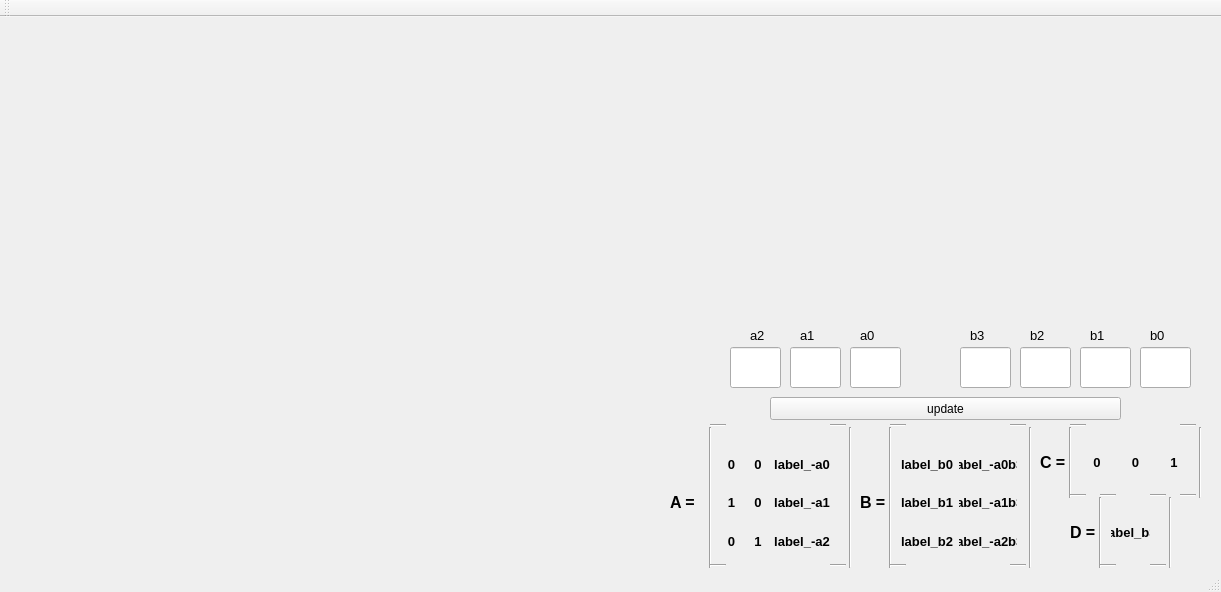
<?xml version="1.0" encoding="UTF-8"?>
<ui version="4.0">
 <class>MainWindow</class>
 <widget class="QMainWindow" name="MainWindow">
  <property name="geometry">
   <rect>
    <x>0</x>
    <y>0</y>
    <width>1221</width>
    <height>592</height>
   </rect>
  </property>
  <property name="windowTitle">
   <string>MMM projekt Mikulski - Kuraż</string>
  </property>
  <widget class="QWidget" name="centralWidget">
   <widget class="QPushButton" name="update_model_stanowy">
    <property name="geometry">
     <rect>
      <x>770</x>
      <y>380</y>
      <width>351</width>
      <height>23</height>
     </rect>
    </property>
    <property name="cursor">
     <cursorShape>PointingHandCursor</cursorShape>
    </property>
    <property name="text">
     <string>update</string>
    </property>
   </widget>
   <widget class="QWidget" name="gridLayoutWidget">
    <property name="geometry">
     <rect>
      <x>710</x>
      <y>420</y>
      <width>131</width>
      <height>131</height>
     </rect>
    </property>
    <layout class="QGridLayout" name="gridLayout">
     <item row="0" column="1">
      <widget class="QLabel" name="label_11">
       <property name="font">
        <font>
         <pointsize>10</pointsize>
         <weight>75</weight>
         <bold>true</bold>
        </font>
       </property>
       <property name="text">
        <string>0</string>
       </property>
       <property name="alignment">
        <set>Qt::AlignCenter</set>
       </property>
      </widget>
     </item>
     <item row="2" column="0">
      <widget class="QLabel" name="label_10">
       <property name="font">
        <font>
         <pointsize>10</pointsize>
         <weight>75</weight>
         <bold>true</bold>
        </font>
       </property>
       <property name="text">
        <string>0</string>
       </property>
       <property name="alignment">
        <set>Qt::AlignCenter</set>
       </property>
      </widget>
     </item>
     <item row="2" column="1">
      <widget class="QLabel" name="label_13">
       <property name="font">
        <font>
         <pointsize>10</pointsize>
         <weight>75</weight>
         <bold>true</bold>
        </font>
       </property>
       <property name="text">
        <string>1</string>
       </property>
       <property name="alignment">
        <set>Qt::AlignCenter</set>
       </property>
      </widget>
     </item>
     <item row="0" column="0">
      <widget class="QLabel" name="label_8">
       <property name="font">
        <font>
         <pointsize>10</pointsize>
         <weight>75</weight>
         <bold>true</bold>
        </font>
       </property>
       <property name="text">
        <string>0</string>
       </property>
       <property name="alignment">
        <set>Qt::AlignCenter</set>
       </property>
      </widget>
     </item>
     <item row="1" column="0">
      <widget class="QLabel" name="label_9">
       <property name="font">
        <font>
         <pointsize>10</pointsize>
         <weight>75</weight>
         <bold>true</bold>
        </font>
       </property>
       <property name="text">
        <string>1</string>
       </property>
       <property name="alignment">
        <set>Qt::AlignCenter</set>
       </property>
      </widget>
     </item>
     <item row="1" column="1">
      <widget class="QLabel" name="label_12">
       <property name="font">
        <font>
         <pointsize>10</pointsize>
         <weight>75</weight>
         <bold>true</bold>
        </font>
       </property>
       <property name="text">
        <string>0</string>
       </property>
       <property name="alignment">
        <set>Qt::AlignCenter</set>
       </property>
      </widget>
     </item>
     <item row="0" column="2">
      <widget class="QLabel" name="label_a0">
       <property name="font">
        <font>
         <pointsize>10</pointsize>
         <weight>75</weight>
         <bold>true</bold>
        </font>
       </property>
       <property name="text">
        <string>label_-a0</string>
       </property>
       <property name="alignment">
        <set>Qt::AlignCenter</set>
       </property>
      </widget>
     </item>
     <item row="1" column="2">
      <widget class="QLabel" name="label_a1">
       <property name="font">
        <font>
         <pointsize>10</pointsize>
         <weight>75</weight>
         <bold>true</bold>
        </font>
       </property>
       <property name="text">
        <string>label_-a1</string>
       </property>
       <property name="alignment">
        <set>Qt::AlignCenter</set>
       </property>
      </widget>
     </item>
     <item row="2" column="2">
      <widget class="QLabel" name="label_a2">
       <property name="font">
        <font>
         <pointsize>10</pointsize>
         <weight>75</weight>
         <bold>true</bold>
        </font>
       </property>
       <property name="text">
        <string>label_-a2</string>
       </property>
       <property name="alignment">
        <set>Qt::AlignCenter</set>
       </property>
      </widget>
     </item>
    </layout>
   </widget>
   <widget class="QLabel" name="label">
    <property name="geometry">
     <rect>
      <x>670</x>
      <y>470</y>
      <width>31</width>
      <height>31</height>
     </rect>
    </property>
    <property name="font">
     <font>
      <pointsize>12</pointsize>
      <weight>75</weight>
      <bold>true</bold>
     </font>
    </property>
    <property name="text">
     <string>A =</string>
    </property>
   </widget>
   <widget class="QLabel" name="label_2">
    <property name="geometry">
     <rect>
      <x>860</x>
      <y>470</y>
      <width>31</width>
      <height>31</height>
     </rect>
    </property>
    <property name="font">
     <font>
      <pointsize>12</pointsize>
      <weight>75</weight>
      <bold>true</bold>
     </font>
    </property>
    <property name="text">
     <string>B =</string>
    </property>
   </widget>
   <widget class="QLabel" name="label_3">
    <property name="geometry">
     <rect>
      <x>1040</x>
      <y>430</y>
      <width>31</width>
      <height>31</height>
     </rect>
    </property>
    <property name="font">
     <font>
      <pointsize>12</pointsize>
      <weight>75</weight>
      <bold>true</bold>
     </font>
    </property>
    <property name="text">
     <string>C =</string>
    </property>
   </widget>
   <widget class="QWidget" name="gridLayoutWidget_2">
    <property name="geometry">
     <rect>
      <x>1070</x>
      <y>420</y>
      <width>131</width>
      <height>51</height>
     </rect>
    </property>
    <layout class="QGridLayout" name="gridLayout_2">
     <item row="0" column="2">
      <widget class="QLabel" name="label_5">
       <property name="font">
        <font>
         <pointsize>10</pointsize>
         <weight>75</weight>
         <bold>true</bold>
        </font>
       </property>
       <property name="text">
        <string>0</string>
       </property>
       <property name="alignment">
        <set>Qt::AlignCenter</set>
       </property>
      </widget>
     </item>
     <item row="0" column="3">
      <widget class="QLabel" name="label_6">
       <property name="font">
        <font>
         <pointsize>10</pointsize>
         <weight>75</weight>
         <bold>true</bold>
        </font>
       </property>
       <property name="text">
        <string>1</string>
       </property>
       <property name="alignment">
        <set>Qt::AlignCenter</set>
       </property>
      </widget>
     </item>
     <item row="0" column="1">
      <widget class="QLabel" name="label_4">
       <property name="font">
        <font>
         <pointsize>10</pointsize>
         <weight>75</weight>
         <bold>true</bold>
        </font>
       </property>
       <property name="text">
        <string>0</string>
       </property>
       <property name="alignment">
        <set>Qt::AlignCenter</set>
       </property>
      </widget>
     </item>
    </layout>
   </widget>
   <widget class="QLabel" name="label_7">
    <property name="geometry">
     <rect>
      <x>1070</x>
      <y>500</y>
      <width>31</width>
      <height>31</height>
     </rect>
    </property>
    <property name="font">
     <font>
      <pointsize>12</pointsize>
      <weight>75</weight>
      <bold>true</bold>
     </font>
    </property>
    <property name="text">
     <string>D =</string>
    </property>
   </widget>
   <widget class="QWidget" name="gridLayoutWidget_3">
    <property name="geometry">
     <rect>
      <x>1100</x>
      <y>490</y>
      <width>61</width>
      <height>51</height>
     </rect>
    </property>
    <layout class="QGridLayout" name="gridLayout_3">
     <item row="0" column="0">
      <widget class="QLabel" name="label_b3">
       <property name="font">
        <font>
         <pointsize>10</pointsize>
         <weight>75</weight>
         <bold>true</bold>
        </font>
       </property>
       <property name="text">
        <string>label_b3</string>
       </property>
       <property name="alignment">
        <set>Qt::AlignCenter</set>
       </property>
      </widget>
     </item>
    </layout>
   </widget>
   <widget class="QWidget" name="gridLayoutWidget_4">
    <property name="geometry">
     <rect>
      <x>890</x>
      <y>420</y>
      <width>138</width>
      <height>131</height>
     </rect>
    </property>
    <layout class="QGridLayout" name="gridLayout_4">
     <item row="1" column="0">
      <widget class="QLabel" name="label_b1">
       <property name="font">
        <font>
         <pointsize>10</pointsize>
         <weight>75</weight>
         <bold>true</bold>
        </font>
       </property>
       <property name="text">
        <string>label_b1</string>
       </property>
       <property name="alignment">
        <set>Qt::AlignCenter</set>
       </property>
      </widget>
     </item>
     <item row="0" column="0">
      <widget class="QLabel" name="label_b0">
       <property name="font">
        <font>
         <pointsize>10</pointsize>
         <weight>75</weight>
         <bold>true</bold>
        </font>
       </property>
       <property name="text">
        <string>label_b0</string>
       </property>
       <property name="alignment">
        <set>Qt::AlignCenter</set>
       </property>
      </widget>
     </item>
     <item row="2" column="0">
      <widget class="QLabel" name="label_b2">
       <property name="font">
        <font>
         <pointsize>10</pointsize>
         <weight>75</weight>
         <bold>true</bold>
        </font>
       </property>
       <property name="text">
        <string>label_b2</string>
       </property>
       <property name="alignment">
        <set>Qt::AlignCenter</set>
       </property>
      </widget>
     </item>
     <item row="0" column="1">
      <widget class="QLabel" name="label_a0b3">
       <property name="font">
        <font>
         <pointsize>10</pointsize>
         <weight>75</weight>
         <bold>true</bold>
        </font>
       </property>
       <property name="text">
        <string>label_-a0b3</string>
       </property>
       <property name="alignment">
        <set>Qt::AlignCenter</set>
       </property>
      </widget>
     </item>
     <item row="1" column="1">
      <widget class="QLabel" name="label_a1b3">
       <property name="font">
        <font>
         <pointsize>10</pointsize>
         <weight>75</weight>
         <bold>true</bold>
        </font>
       </property>
       <property name="text">
        <string>label_-a1b3</string>
       </property>
       <property name="alignment">
        <set>Qt::AlignCenter</set>
       </property>
      </widget>
     </item>
     <item row="2" column="1">
      <widget class="QLabel" name="label_a2b3">
       <property name="font">
        <font>
         <pointsize>10</pointsize>
         <weight>75</weight>
         <bold>true</bold>
        </font>
       </property>
       <property name="text">
        <string>label_-a2b3</string>
       </property>
       <property name="alignment">
        <set>Qt::AlignCenter</set>
       </property>
      </widget>
     </item>
    </layout>
   </widget>
   <widget class="Line" name="line">
    <property name="geometry">
     <rect>
      <x>700</x>
      <y>410</y>
      <width>21</width>
      <height>141</height>
     </rect>
    </property>
    <property name="font">
     <font>
      <weight>75</weight>
      <bold>true</bold>
     </font>
    </property>
    <property name="orientation">
     <enum>Qt::Vertical</enum>
    </property>
   </widget>
   <widget class="Line" name="line_2">
    <property name="geometry">
     <rect>
      <x>840</x>
      <y>410</y>
      <width>21</width>
      <height>141</height>
     </rect>
    </property>
    <property name="font">
     <font>
      <weight>75</weight>
      <bold>true</bold>
     </font>
    </property>
    <property name="orientation">
     <enum>Qt::Vertical</enum>
    </property>
   </widget>
   <widget class="Line" name="line_3">
    <property name="geometry">
     <rect>
      <x>880</x>
      <y>410</y>
      <width>21</width>
      <height>141</height>
     </rect>
    </property>
    <property name="font">
     <font>
      <weight>75</weight>
      <bold>true</bold>
     </font>
    </property>
    <property name="orientation">
     <enum>Qt::Vertical</enum>
    </property>
   </widget>
   <widget class="Line" name="line_4">
    <property name="geometry">
     <rect>
      <x>1020</x>
      <y>410</y>
      <width>21</width>
      <height>141</height>
     </rect>
    </property>
    <property name="font">
     <font>
      <weight>75</weight>
      <bold>true</bold>
     </font>
    </property>
    <property name="orientation">
     <enum>Qt::Vertical</enum>
    </property>
   </widget>
   <widget class="Line" name="line_5">
    <property name="geometry">
     <rect>
      <x>1060</x>
      <y>410</y>
      <width>21</width>
      <height>71</height>
     </rect>
    </property>
    <property name="font">
     <font>
      <weight>75</weight>
      <bold>true</bold>
     </font>
    </property>
    <property name="orientation">
     <enum>Qt::Vertical</enum>
    </property>
   </widget>
   <widget class="Line" name="line_6">
    <property name="geometry">
     <rect>
      <x>1190</x>
      <y>410</y>
      <width>21</width>
      <height>71</height>
     </rect>
    </property>
    <property name="font">
     <font>
      <weight>75</weight>
      <bold>true</bold>
     </font>
    </property>
    <property name="orientation">
     <enum>Qt::Vertical</enum>
    </property>
   </widget>
   <widget class="Line" name="line_7">
    <property name="geometry">
     <rect>
      <x>1090</x>
      <y>480</y>
      <width>21</width>
      <height>71</height>
     </rect>
    </property>
    <property name="font">
     <font>
      <weight>75</weight>
      <bold>true</bold>
     </font>
    </property>
    <property name="orientation">
     <enum>Qt::Vertical</enum>
    </property>
   </widget>
   <widget class="Line" name="line_8">
    <property name="geometry">
     <rect>
      <x>1160</x>
      <y>480</y>
      <width>21</width>
      <height>71</height>
     </rect>
    </property>
    <property name="font">
     <font>
      <weight>75</weight>
      <bold>true</bold>
     </font>
    </property>
    <property name="orientation">
     <enum>Qt::Vertical</enum>
    </property>
   </widget>
   <widget class="Line" name="line_9">
    <property name="geometry">
     <rect>
      <x>710</x>
      <y>400</y>
      <width>16</width>
      <height>16</height>
     </rect>
    </property>
    <property name="orientation">
     <enum>Qt::Horizontal</enum>
    </property>
   </widget>
   <widget class="Line" name="line_10">
    <property name="geometry">
     <rect>
      <x>710</x>
      <y>540</y>
      <width>16</width>
      <height>16</height>
     </rect>
    </property>
    <property name="orientation">
     <enum>Qt::Horizontal</enum>
    </property>
   </widget>
   <widget class="Line" name="line_11">
    <property name="geometry">
     <rect>
      <x>830</x>
      <y>400</y>
      <width>16</width>
      <height>16</height>
     </rect>
    </property>
    <property name="orientation">
     <enum>Qt::Horizontal</enum>
    </property>
   </widget>
   <widget class="Line" name="line_12">
    <property name="geometry">
     <rect>
      <x>830</x>
      <y>540</y>
      <width>16</width>
      <height>16</height>
     </rect>
    </property>
    <property name="orientation">
     <enum>Qt::Horizontal</enum>
    </property>
   </widget>
   <widget class="Line" name="line_13">
    <property name="geometry">
     <rect>
      <x>890</x>
      <y>400</y>
      <width>16</width>
      <height>16</height>
     </rect>
    </property>
    <property name="orientation">
     <enum>Qt::Horizontal</enum>
    </property>
   </widget>
   <widget class="Line" name="line_14">
    <property name="geometry">
     <rect>
      <x>890</x>
      <y>540</y>
      <width>16</width>
      <height>16</height>
     </rect>
    </property>
    <property name="orientation">
     <enum>Qt::Horizontal</enum>
    </property>
   </widget>
   <widget class="Line" name="line_15">
    <property name="geometry">
     <rect>
      <x>1010</x>
      <y>400</y>
      <width>16</width>
      <height>16</height>
     </rect>
    </property>
    <property name="orientation">
     <enum>Qt::Horizontal</enum>
    </property>
   </widget>
   <widget class="Line" name="line_16">
    <property name="geometry">
     <rect>
      <x>1010</x>
      <y>540</y>
      <width>16</width>
      <height>16</height>
     </rect>
    </property>
    <property name="orientation">
     <enum>Qt::Horizontal</enum>
    </property>
   </widget>
   <widget class="Line" name="line_17">
    <property name="geometry">
     <rect>
      <x>1070</x>
      <y>400</y>
      <width>16</width>
      <height>16</height>
     </rect>
    </property>
    <property name="orientation">
     <enum>Qt::Horizontal</enum>
    </property>
   </widget>
   <widget class="Line" name="line_18">
    <property name="geometry">
     <rect>
      <x>1070</x>
      <y>470</y>
      <width>16</width>
      <height>16</height>
     </rect>
    </property>
    <property name="orientation">
     <enum>Qt::Horizontal</enum>
    </property>
   </widget>
   <widget class="Line" name="line_19">
    <property name="geometry">
     <rect>
      <x>1180</x>
      <y>400</y>
      <width>16</width>
      <height>16</height>
     </rect>
    </property>
    <property name="orientation">
     <enum>Qt::Horizontal</enum>
    </property>
   </widget>
   <widget class="Line" name="line_20">
    <property name="geometry">
     <rect>
      <x>1180</x>
      <y>470</y>
      <width>16</width>
      <height>16</height>
     </rect>
    </property>
    <property name="orientation">
     <enum>Qt::Horizontal</enum>
    </property>
   </widget>
   <widget class="Line" name="line_21">
    <property name="geometry">
     <rect>
      <x>1100</x>
      <y>470</y>
      <width>16</width>
      <height>16</height>
     </rect>
    </property>
    <property name="orientation">
     <enum>Qt::Horizontal</enum>
    </property>
   </widget>
   <widget class="Line" name="line_22">
    <property name="geometry">
     <rect>
      <x>1150</x>
      <y>470</y>
      <width>16</width>
      <height>16</height>
     </rect>
    </property>
    <property name="orientation">
     <enum>Qt::Horizontal</enum>
    </property>
   </widget>
   <widget class="Line" name="line_23">
    <property name="geometry">
     <rect>
      <x>1100</x>
      <y>540</y>
      <width>16</width>
      <height>16</height>
     </rect>
    </property>
    <property name="orientation">
     <enum>Qt::Horizontal</enum>
    </property>
   </widget>
   <widget class="Line" name="line_24">
    <property name="geometry">
     <rect>
      <x>1150</x>
      <y>540</y>
      <width>16</width>
      <height>16</height>
     </rect>
    </property>
    <property name="orientation">
     <enum>Qt::Horizontal</enum>
    </property>
   </widget>
   <widget class="QLabel" name="label_14">
    <property name="geometry">
     <rect>
      <x>860</x>
      <y>310</y>
      <width>21</width>
      <height>16</height>
     </rect>
    </property>
    <property name="font">
     <font>
      <pointsize>10</pointsize>
     </font>
    </property>
    <property name="text">
     <string>a0</string>
    </property>
   </widget>
   <widget class="QLabel" name="label_15">
    <property name="geometry">
     <rect>
      <x>800</x>
      <y>310</y>
      <width>21</width>
      <height>16</height>
     </rect>
    </property>
    <property name="font">
     <font>
      <pointsize>10</pointsize>
     </font>
    </property>
    <property name="text">
     <string>a1</string>
    </property>
   </widget>
   <widget class="QLabel" name="label_16">
    <property name="geometry">
     <rect>
      <x>750</x>
      <y>310</y>
      <width>21</width>
      <height>16</height>
     </rect>
    </property>
    <property name="font">
     <font>
      <pointsize>10</pointsize>
     </font>
    </property>
    <property name="text">
     <string>a2</string>
    </property>
   </widget>
   <widget class="QLabel" name="label_17">
    <property name="geometry">
     <rect>
      <x>1150</x>
      <y>310</y>
      <width>21</width>
      <height>16</height>
     </rect>
    </property>
    <property name="font">
     <font>
      <pointsize>10</pointsize>
     </font>
    </property>
    <property name="text">
     <string>b0</string>
    </property>
   </widget>
   <widget class="QLabel" name="label_18">
    <property name="geometry">
     <rect>
      <x>1090</x>
      <y>310</y>
      <width>21</width>
      <height>16</height>
     </rect>
    </property>
    <property name="font">
     <font>
      <pointsize>10</pointsize>
     </font>
    </property>
    <property name="text">
     <string>b1</string>
    </property>
   </widget>
   <widget class="QLabel" name="label_19">
    <property name="geometry">
     <rect>
      <x>1030</x>
      <y>310</y>
      <width>21</width>
      <height>16</height>
     </rect>
    </property>
    <property name="font">
     <font>
      <pointsize>10</pointsize>
     </font>
    </property>
    <property name="text">
     <string>b2</string>
    </property>
   </widget>
   <widget class="QLabel" name="label_20">
    <property name="geometry">
     <rect>
      <x>970</x>
      <y>310</y>
      <width>21</width>
      <height>16</height>
     </rect>
    </property>
    <property name="font">
     <font>
      <pointsize>10</pointsize>
     </font>
    </property>
    <property name="text">
     <string>b3</string>
    </property>
   </widget>
   <widget class="QLineEdit" name="a2_edit_box">
    <property name="geometry">
     <rect>
      <x>730</x>
      <y>330</y>
      <width>51</width>
      <height>41</height>
     </rect>
    </property>
    <property name="font">
     <font>
      <pointsize>10</pointsize>
      <weight>75</weight>
      <bold>true</bold>
     </font>
    </property>
    <property name="autoFillBackground">
     <bool>false</bool>
    </property>
    <property name="alignment">
     <set>Qt::AlignCenter</set>
    </property>
   </widget>
   <widget class="QLineEdit" name="a1_edit_box">
    <property name="geometry">
     <rect>
      <x>790</x>
      <y>330</y>
      <width>51</width>
      <height>41</height>
     </rect>
    </property>
    <property name="font">
     <font>
      <pointsize>10</pointsize>
      <weight>75</weight>
      <bold>true</bold>
     </font>
    </property>
    <property name="alignment">
     <set>Qt::AlignCenter</set>
    </property>
   </widget>
   <widget class="QLineEdit" name="a0_box">
    <property name="geometry">
     <rect>
      <x>850</x>
      <y>330</y>
      <width>51</width>
      <height>41</height>
     </rect>
    </property>
    <property name="font">
     <font>
      <pointsize>10</pointsize>
      <weight>75</weight>
      <bold>true</bold>
     </font>
    </property>
    <property name="alignment">
     <set>Qt::AlignCenter</set>
    </property>
   </widget>
   <widget class="QLineEdit" name="b3_edit_box">
    <property name="geometry">
     <rect>
      <x>960</x>
      <y>330</y>
      <width>51</width>
      <height>41</height>
     </rect>
    </property>
    <property name="font">
     <font>
      <pointsize>10</pointsize>
      <weight>75</weight>
      <bold>true</bold>
     </font>
    </property>
    <property name="alignment">
     <set>Qt::AlignCenter</set>
    </property>
   </widget>
   <widget class="QLineEdit" name="b2_edit_box">
    <property name="geometry">
     <rect>
      <x>1020</x>
      <y>330</y>
      <width>51</width>
      <height>41</height>
     </rect>
    </property>
    <property name="font">
     <font>
      <pointsize>10</pointsize>
      <weight>75</weight>
      <bold>true</bold>
     </font>
    </property>
    <property name="alignment">
     <set>Qt::AlignCenter</set>
    </property>
   </widget>
   <widget class="QLineEdit" name="b1_edit_box">
    <property name="geometry">
     <rect>
      <x>1080</x>
      <y>330</y>
      <width>51</width>
      <height>41</height>
     </rect>
    </property>
    <property name="font">
     <font>
      <pointsize>10</pointsize>
      <weight>75</weight>
      <bold>true</bold>
     </font>
    </property>
    <property name="alignment">
     <set>Qt::AlignCenter</set>
    </property>
   </widget>
   <widget class="QLineEdit" name="b0_edit_box">
    <property name="geometry">
     <rect>
      <x>1140</x>
      <y>330</y>
      <width>51</width>
      <height>41</height>
     </rect>
    </property>
    <property name="font">
     <font>
      <pointsize>10</pointsize>
      <weight>75</weight>
      <bold>true</bold>
     </font>
    </property>
    <property name="alignment">
     <set>Qt::AlignCenter</set>
    </property>
   </widget>
  </widget>
  <widget class="QToolBar" name="mainToolBar">
   <attribute name="toolBarArea">
    <enum>TopToolBarArea</enum>
   </attribute>
   <attribute name="toolBarBreak">
    <bool>false</bool>
   </attribute>
  </widget>
  <widget class="QStatusBar" name="statusBar"/>
 </widget>
 <layoutdefault spacing="6" margin="11"/>
 <resources/>
 <connections/>
</ui>
